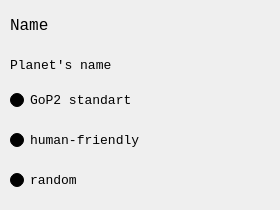
    <widget class="QWidget" name="tab_6">
     <attribute name="title">
      <string/>
     </attribute>
     <widget class="QLabel" name="label_23">
      <property name="geometry">
       <rect>
        <x>10</x>
        <y>50</y>
        <width>171</width>
        <height>31</height>
       </rect>
      </property>
      <property name="palette">
       <palette>
        <active>
         <colorrole role="Button">
          <brush brushstyle="SolidPattern">
           <color alpha="255">
            <red>0</red>
            <green>0</green>
            <blue>0</blue>
           </color>
          </brush>
         </colorrole>
         <colorrole role="Base">
          <brush brushstyle="SolidPattern">
           <color alpha="255">
            <red>0</red>
            <green>0</green>
            <blue>0</blue>
           </color>
          </brush>
         </colorrole>
         <colorrole role="Window">
          <brush brushstyle="SolidPattern">
           <color alpha="255">
            <red>0</red>
            <green>0</green>
            <blue>0</blue>
           </color>
          </brush>
         </colorrole>
        </active>
        <inactive>
         <colorrole role="Button">
          <brush brushstyle="SolidPattern">
           <color alpha="255">
            <red>0</red>
            <green>0</green>
            <blue>0</blue>
           </color>
          </brush>
         </colorrole>
         <colorrole role="Base">
          <brush brushstyle="SolidPattern">
           <color alpha="255">
            <red>0</red>
            <green>0</green>
            <blue>0</blue>
           </color>
          </brush>
         </colorrole>
         <colorrole role="Window">
          <brush brushstyle="SolidPattern">
           <color alpha="255">
            <red>0</red>
            <green>0</green>
            <blue>0</blue>
           </color>
          </brush>
         </colorrole>
        </inactive>
        <disabled>
         <colorrole role="Button">
          <brush brushstyle="SolidPattern">
           <color alpha="255">
            <red>0</red>
            <green>0</green>
            <blue>0</blue>
           </color>
          </brush>
         </colorrole>
         <colorrole role="Base">
          <brush brushstyle="SolidPattern">
           <color alpha="255">
            <red>0</red>
            <green>0</green>
            <blue>0</blue>
           </color>
          </brush>
         </colorrole>
         <colorrole role="Window">
          <brush brushstyle="SolidPattern">
           <color alpha="255">
            <red>0</red>
            <green>0</green>
            <blue>0</blue>
           </color>
          </brush>
         </colorrole>
        </disabled>
       </palette>
      </property>
      <property name="font">
       <font>
        <family>Consolas</family>
        <pointsize>10</pointsize>
       </font>
      </property>
      <property name="text">
       <string>Planet's name</string>
      </property>
     </widget>
     <widget class="QRadioButton" name="radioName1">
      <property name="geometry">
       <rect>
        <x>10</x>
        <y>80</y>
        <width>261</width>
        <height>41</height>
       </rect>
      </property>
      <property name="palette">
       <palette>
        <active>
         <colorrole role="Button">
          <brush brushstyle="SolidPattern">
           <color alpha="255">
            <red>0</red>
            <green>0</green>
            <blue>0</blue>
           </color>
          </brush>
         </colorrole>
         <colorrole role="Base">
          <brush brushstyle="SolidPattern">
           <color alpha="255">
            <red>0</red>
            <green>0</green>
            <blue>0</blue>
           </color>
          </brush>
         </colorrole>
         <colorrole role="Window">
          <brush brushstyle="SolidPattern">
           <color alpha="255">
            <red>0</red>
            <green>0</green>
            <blue>0</blue>
           </color>
          </brush>
         </colorrole>
        </active>
        <inactive>
         <colorrole role="Button">
          <brush brushstyle="SolidPattern">
           <color alpha="255">
            <red>0</red>
            <green>0</green>
            <blue>0</blue>
           </color>
          </brush>
         </colorrole>
         <colorrole role="Base">
          <brush brushstyle="SolidPattern">
           <color alpha="255">
            <red>0</red>
            <green>0</green>
            <blue>0</blue>
           </color>
          </brush>
         </colorrole>
         <colorrole role="Window">
          <brush brushstyle="SolidPattern">
           <color alpha="255">
            <red>0</red>
            <green>0</green>
            <blue>0</blue>
           </color>
          </brush>
         </colorrole>
        </inactive>
        <disabled>
         <colorrole role="Button">
          <brush brushstyle="SolidPattern">
           <color alpha="255">
            <red>0</red>
            <green>0</green>
            <blue>0</blue>
           </color>
          </brush>
         </colorrole>
         <colorrole role="Base">
          <brush brushstyle="SolidPattern">
           <color alpha="255">
            <red>0</red>
            <green>0</green>
            <blue>0</blue>
           </color>
          </brush>
         </colorrole>
         <colorrole role="Window">
          <brush brushstyle="SolidPattern">
           <color alpha="255">
            <red>0</red>
            <green>0</green>
            <blue>0</blue>
           </color>
          </brush>
         </colorrole>
        </disabled>
       </palette>
      </property>
      <property name="font">
       <font>
        <family>Consolas</family>
        <pointsize>10</pointsize>
       </font>
      </property>
      <property name="text">
       <string>GoP2 standart</string>
      </property>
     </widget>
     <widget class="QRadioButton" name="radioName2">
      <property name="geometry">
       <rect>
        <x>10</x>
        <y>120</y>
        <width>261</width>
        <height>41</height>
       </rect>
      </property>
      <property name="palette">
       <palette>
        <active>
         <colorrole role="Button">
          <brush brushstyle="SolidPattern">
           <color alpha="255">
            <red>0</red>
            <green>0</green>
            <blue>0</blue>
           </color>
          </brush>
         </colorrole>
         <colorrole role="Base">
          <brush brushstyle="SolidPattern">
           <color alpha="255">
            <red>0</red>
            <green>0</green>
            <blue>0</blue>
           </color>
          </brush>
         </colorrole>
         <colorrole role="Window">
          <brush brushstyle="SolidPattern">
           <color alpha="255">
            <red>0</red>
            <green>0</green>
            <blue>0</blue>
           </color>
          </brush>
         </colorrole>
        </active>
        <inactive>
         <colorrole role="Button">
          <brush brushstyle="SolidPattern">
           <color alpha="255">
            <red>0</red>
            <green>0</green>
            <blue>0</blue>
           </color>
          </brush>
         </colorrole>
         <colorrole role="Base">
          <brush brushstyle="SolidPattern">
           <color alpha="255">
            <red>0</red>
            <green>0</green>
            <blue>0</blue>
           </color>
          </brush>
         </colorrole>
         <colorrole role="Window">
          <brush brushstyle="SolidPattern">
           <color alpha="255">
            <red>0</red>
            <green>0</green>
            <blue>0</blue>
           </color>
          </brush>
         </colorrole>
        </inactive>
        <disabled>
         <colorrole role="Button">
          <brush brushstyle="SolidPattern">
           <color alpha="255">
            <red>0</red>
            <green>0</green>
            <blue>0</blue>
           </color>
          </brush>
         </colorrole>
         <colorrole role="Base">
          <brush brushstyle="SolidPattern">
           <color alpha="255">
            <red>0</red>
            <green>0</green>
            <blue>0</blue>
           </color>
          </brush>
         </colorrole>
         <colorrole role="Window">
          <brush brushstyle="SolidPattern">
           <color alpha="255">
            <red>0</red>
            <green>0</green>
            <blue>0</blue>
           </color>
          </brush>
         </colorrole>
        </disabled>
       </palette>
      </property>
      <property name="font">
       <font>
        <family>Consolas</family>
        <pointsize>10</pointsize>
       </font>
      </property>
      <property name="text">
       <string>human-friendly</string>
      </property>
     </widget>
     <widget class="QRadioButton" name="radioName3">
      <property name="geometry">
       <rect>
        <x>10</x>
        <y>160</y>
        <width>261</width>
        <height>41</height>
       </rect>
      </property>
      <property name="palette">
       <palette>
        <active>
         <colorrole role="Button">
          <brush brushstyle="SolidPattern">
           <color alpha="255">
            <red>0</red>
            <green>0</green>
            <blue>0</blue>
           </color>
          </brush>
         </colorrole>
         <colorrole role="Base">
          <brush brushstyle="SolidPattern">
           <color alpha="255">
            <red>0</red>
            <green>0</green>
            <blue>0</blue>
           </color>
          </brush>
         </colorrole>
         <colorrole role="Window">
          <brush brushstyle="SolidPattern">
           <color alpha="255">
            <red>0</red>
            <green>0</green>
            <blue>0</blue>
           </color>
          </brush>
         </colorrole>
        </active>
        <inactive>
         <colorrole role="Button">
          <brush brushstyle="SolidPattern">
           <color alpha="255">
            <red>0</red>
            <green>0</green>
            <blue>0</blue>
           </color>
          </brush>
         </colorrole>
         <colorrole role="Base">
          <brush brushstyle="SolidPattern">
           <color alpha="255">
            <red>0</red>
            <green>0</green>
            <blue>0</blue>
           </color>
          </brush>
         </colorrole>
         <colorrole role="Window">
          <brush brushstyle="SolidPattern">
           <color alpha="255">
            <red>0</red>
            <green>0</green>
            <blue>0</blue>
           </color>
          </brush>
         </colorrole>
        </inactive>
        <disabled>
         <colorrole role="Button">
          <brush brushstyle="SolidPattern">
           <color alpha="255">
            <red>0</red>
            <green>0</green>
            <blue>0</blue>
           </color>
          </brush>
         </colorrole>
         <colorrole role="Base">
          <brush brushstyle="SolidPattern">
           <color alpha="255">
            <red>0</red>
            <green>0</green>
            <blue>0</blue>
           </color>
          </brush>
         </colorrole>
         <colorrole role="Window">
          <brush brushstyle="SolidPattern">
           <color alpha="255">
            <red>0</red>
            <green>0</green>
            <blue>0</blue>
           </color>
          </brush>
         </colorrole>
        </disabled>
       </palette>
      </property>
      <property name="font">
       <font>
        <family>Consolas</family>
        <pointsize>10</pointsize>
       </font>
      </property>
      <property name="text">
       <string>random</string>
      </property>
     </widget>
     <widget class="QLabel" name="label_40">
      <property name="geometry">
       <rect>
        <x>10</x>
        <y>10</y>
        <width>210</width>
        <height>30</height>
       </rect>
      </property>
      <property name="font">
       <font>
        <family>Consolas</family>
        <pointsize>12</pointsize>
        <kerning>true</kerning>
       </font>
      </property>
      <property name="text">
       <string>Name</string>
      </property>
     </widget>
    </widget>
